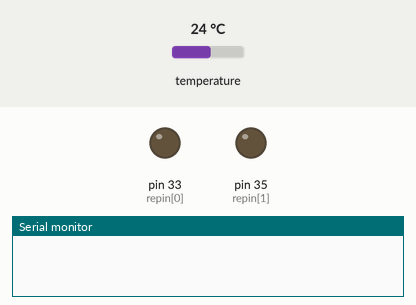
A sketch run on a simulated Arduino Mega 2560, built with avr-gcc and run on an emulated ATmega2560. Shown: output pins drawn as LEDs (lit = HIGH), the last lines printed to the serial monitor. Inputs (shaded band) come from the test bench; at power-on: temperature 24 °C. WiFi joins after 1.5 s; servers stay silent unless stated; uploads are accepted with an empty reply.

Above: at 2.7 s.
2.8 s: temperature set to 31.1 °C
17.4 s: temperature set to 32.4 °C
At 23.7 s:
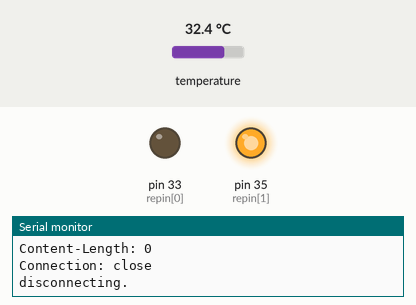
32.0 s: temperature set to 19 °C
At 34.9 s:
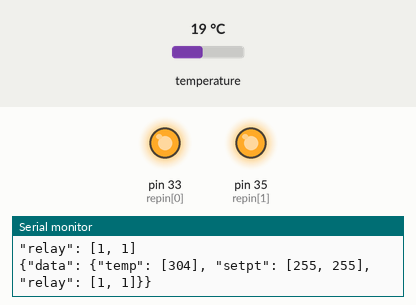
46.6 s: temperature set to 41 °C
At 58.6 s:
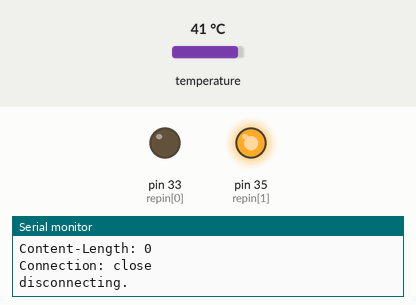
Timing chart, 0 to 60.1 s (numbered marks = the images above; inputs shaded):
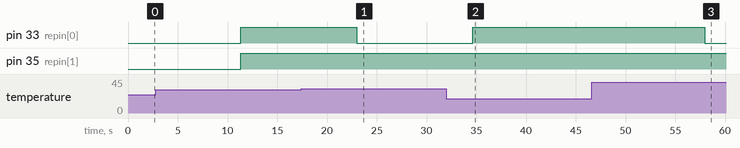

The sketch:

thermoc.ino
```cpp
 /*

 */
#include <EEPROM.h>
#include <OneWire.h>
#include <SPI.h>
#include <Ethernet.h>

#define APIKEY "xxxxxxxxxxxxxxxxxxx1NVxpVkhjNUI5RnlEVT0g" // your sitebuilt api key
#define FEEDID         "02130"// your feed ID
#define USERAGENT      "sitebuilt Arduino Example (83080)" // user agent is the project
byte mac[] = { 0xDE, 0xAD, 0xBE, 0xEF, 0xFE, 0xED};
IPAddress ip(10,0,1,79);//<<< ENTER YOUR IP ADDRESS HERE!!!
EthernetServer server(7777);
EthernetClient client;
IPAddress cosmserver(198,23,156,78);    // numeric IP for api.cosm.com
unsigned long lastConnectionTime = 0; // last time you connected to the server, in millis
boolean lastConnected = false; // state of the connection last time through the main loop
const unsigned long postingInterval = 10*1000; //delay between updates to Cosm.com

OneWire  ds(28);  // for due on pin 15 analog 1
float celsius, fahrenheit;
String jsn = "";
int jlen;
int nc=2;//number of circuits
int mb =10; //memory begin offset
int me = mb+nc;//memory loc 9 is mb-1 and
// if mb-1 > 175  then memorysetpt = ~72F if <90 ~52F
int hyst[] = {2,2,2,2}; //hysteresis
String tempstr = "";
String setptstr;
String relaystr;
String ostr = "";
int temp[7];
int setpt[7];
int relay[7];
int repin[] = {33,35,37,39};
char tempBuf[32] = {0};
int ctr = 0;
String readString;
boolean keepReading = false;

void setup() {
  // start serial port:
  Serial.begin(9600);
 // start the Ethernet connection:
  if (Ethernet.begin(mac) == 0) {
    Serial.println("Failed to configure Ethernet using DHCP");
    // DHCP failed, so use a fixed IP address:
    Ethernet.begin(mac, ip);
  }
    for (int j=0;j<nc;j++ ){
    pinMode(repin[j], OUTPUT);
  }
}

void loop() {
  // if there's incoming data from the net connection.
    getClientData();

  // if there's no net connection, but there was one last time
  // through the loop, then stop the client:
  if (!client.connected() && lastConnected) {
    Serial.println();
    Serial.println("disconnecting.");
    client.stop();
  }
  // if you're not connected, and ten seconds have passed since
  // your last connection, then connect again and send data:
  if(!client.connected() && (millis() - lastConnectionTime > postingInterval)) {
    Serial.println("meets conditions");
    updateSetpts();
   readTemps();
    readSetpts();
    setRelays();
    assembleData();
    sendData();
    lastConnectionTime = millis();
  }
  // store the state of the connection for next time through
  // the loop:
  lastConnected = client.connected();
}
void getClientData(){
    if (client.available()) {
        char c = client.read();
        Serial.print(c);
        //*
        if(c=='<'){keepReading=true;}
        if (keepReading){
          //Serial.print("X");
          readString += c;
        }
        if(c=='>'){keepReading=false;}
        //*/
    }
}

void  updateSetpts(){
    Serial.println("in update setpts");
    Serial.println(readString);

	int datapts;
	String ss;
	int newVal;
    int curVal;
    int idx;
  int pslen = readString.length()-2;
  Serial.print(pslen);
  Serial.println(" is the leghtn to readString");
  if(pslen>4){
	///*
	char ps[pslen];
	for (int i = 1; i<pslen+1; i++){
		//Serial.print(readString.charAt(i));
		ps[i-1]=readString.charAt(i);
	}
	Serial.println(ps);
    char *strings[pslen];
    char delims[] = ",";
    int k = 0;
    strings[k] = strtok( ps, delims );
    while( strings[k] != NULL  )
    {
        strings[++k] = strtok( NULL, delims );
    }
    datapts=k;

    //Serial.println(k);
    //Serial.println(pslen);
    //Serial.println(sizeof(strings));
    ///*

    for ( int j = 0; j < datapts; j++ )
    {
    	//Serial.println(strings[j]);
    	ss =strings[j];
    	idx= ss.substring(0,1).toInt();
    	if (idx<nc && idx>-1){//if new data is for sensors in play
	     	curVal = EEPROM.read(idx+mb);
	    	//Serial.println(curVal);
	        newVal= ss.substring(1,4).toInt();
	    	//Serial.println(newVal);
	        if(curVal != newVal){
				Serial.println("not the same");
				EEPROM.write(idx+mb, newVal);
                                delay(10);
	        }  else{
                  Serial.print(ss);
                  Serial.println("newVal is same as curVal");
                }
    	}else {
          Serial.println("sensor not implemented");
        }
    }
    //*/
    readString="";
  }

}

void readTemps(){
    //tempstr = "\"temperatures\": \"Device is not a DS18x20 family device.\"";
    //*
    byte i;
    byte present = 0;
    byte type_s;
    byte data[12];
    byte addr[8];
    tempstr = ""; //empty the tempstr
    ctr = 0;
    ds.reset_search();
    delay(250);
    while ( ds.search(addr)){

        Serial.print("ROM =");
        for( i = 0; i < 8; i++) {
        Serial.write(' ');
        Serial.print(addr[i], HEX);
        }
        if (OneWire::crc8(addr, 7) != addr[7]) {
          Serial.println("CRC is not valid!");
          tempstr = "\"temp\": \"CRC is not valid!\"";
          return;
        }
        Serial.println();
        // the first ROM byte indicates which chipi
        switch (addr[0]) {
        case 0x10:
          Serial.println("  Chip = DS18S20");  // or old DS1820
          type_s = 1;
          break;
        case 0x28:
          Serial.println("  Chip = DS18B20");
          type_s = 0;
          break;
        case 0x22:
          Serial.println("  Chip = DS1822");
          type_s = 0;
          break;
        default:
          Serial.println("Device is not a DS18x20 family device.");
          tempstr = "\"temp\": \"Device is not a DS18x20 family device.\"";
          return;
      }
      ds.reset();
      ds.select(addr);
      ds.write(0x44,1);         // start conversion, with parasite power on at the end
      delay(1000);     // maybe 750ms is enough, maybe not
      // we might do a ds.depower() here, but the reset will take care of it.
      present = ds.reset();
      ds.select(addr);
      ds.write(0xBE);         // Read Scratchpad
      Serial.print("  Data = ");
      Serial.print(present,HEX);
      Serial.print(" ");
      for ( i = 0; i < 9; i++) {           // we need 9 bytes
        data[i] = ds.read();
        Serial.print(data[i], HEX);
        Serial.print(" ");
      }
      Serial.print(" CRC=");
      Serial.print(OneWire::crc8(data, 8), HEX);
      Serial.println();
      // convert the data to actual temperature
      unsigned int raw = (data[1] << 8) | data[0];
      if (type_s) {
        raw = raw << 3; // 9 bit resolution default
        if (data[7] == 0x10) {
          // count remain gives full 12 bit resolution
          raw = (raw & 0xFFF0) + 12 - data[6];
        }
      } else {
        byte cfg = (data[4] & 0x60);
        if (cfg == 0x00) raw = raw << 3;  // 9 bit resolution, 93.75 ms
        else if (cfg == 0x20) raw = raw << 2; // 10 bit res, 187.5 ms
        else if (cfg == 0x40) raw = raw << 1; // 11 bit res, 375 ms
        // default is 12 bit resolution, 750 ms conversion time
      }
      // divide raw/16 for celsius and *9/5+32 for F but do it on sitebuilt
      //appends raw to json
          temp[ctr]=raw;
      ++ctr;
      tempstr= tempstr + raw + ", ";
      //do any formatting and float stuff on sitebuilt server
    }
    //out of while loop, no more addresses to read
    Serial.println("No more addresses.");
    Serial.println();
    tempstr = tempstr.substring(0,tempstr.length()-2);//strip the last ,
    tempstr = "\"temp\": [" +tempstr + "]";
    Serial.println(tempstr);
    //*/
        //tempstr = "\"temp\": [356, 344 ]";
}

void readSetpts(){
    setptstr="";
    for (int k=0;k<nc;k++ ){
        setpt[k]=EEPROM.read(k+mb);
        setptstr = setptstr + setpt[k] + ", ";
    }
    setptstr = setptstr.substring(0,setptstr.length()-2);//strip the last ,
    setptstr = "\"setpt\": [" +setptstr + "]";
    //setptstr = "\"setpt\": [300, 310]";
     Serial.println(setptstr);
}

void setRelays(){
    ///*
    relaystr="";
    for (int k=0;k<nc;k++ ){
        if(temp[k]>setpt[k]*2) {//if temps reached setpoint
            relay[k]=0;//record new state
            digitalWrite(repin[k], LOW); //turn off zone
        }
        if(temp[k]<setpt[k]*2-hyst[k]) {
            relay[k]=1;//record new state
            digitalWrite(repin[k], HIGH); //turn on zone
        }//if temp between those points don't do anything
        relaystr = relaystr + relay[k]+ ", ";
        String rt = "temp";
        rt += k; rt+=" is "; rt+=temp[k]; rt+=", setpt-delay=";rt+=setpt[k]*2 - hyst[k];
        Serial.println(rt);
        //Serial.println('temp'+ k +'is ' + temp[k] + ', setpt - delay = '+ setpt[k]*2 - hyst[k])
    }
    relaystr = relaystr.substring(0,relaystr.length()-2);//strip the last ,
    relaystr = "\"relay\": [" +relaystr + "]";
    Serial.println(relaystr);
    //*/
     //relaystr = "\"relay\": [1, 0]";
}

void assembleData(){
    jsn = "{\"data\": {" + tempstr + ", " + setptstr + ", " + relaystr + "}}";
    jlen = jsn.length();
    Serial.println(jsn);
}

// this method makes a HTTP connection to the server:
void sendData() {
  // if there's a successful connection:
  if (client.connect(cosmserver, 80)) {
    Serial.println("connecting...");
    // send the HTTP PUT request:
    client.print("PUT /feeds/getnoise2.php");
    //client.print(FEEDID);
    client.println(" HTTP/1.1");
    client.println("Host: api.cosm.com");
    client.print("X-ApiKey: ");
    client.println(APIKEY);
    client.print("User-Agent: ");
    client.println(USERAGENT);
    client.print("Content-Length: ");
    // calculate the length of the sensor reading in bytes:
    // 8 bytes for "sensor1," + number of digits of the data:
    //int thisLength = 8 + getLength(thisData);
    client.println(jlen);
    // last pieces of the HTTP PUT request:
    client.println("Content-Type: application/json");
    client.println("Connection: close");
    client.println();
    client.println(jsn);

  }
  else {
    // if you couldn't make a connection:
    Serial.println("connection failed");
    Serial.println();
    Serial.println("disconnecting.");

    client.stop();
  }
   // note the time that the connection was made or attempted:
}
```

Measured:
- the behaviour switches between 31.7 and 31.8 °C on temperature (found by bisection; images 0 and 1)
- after the input at 17.4 s, pin 33 (repin[0]): HIGH → LOW after 5.6 s
- after the input at 32.0 s, pin 33 (repin[0]): LOW → HIGH after 2.6 s
- after the input at 46.6 s, pin 33 (repin[0]): HIGH → LOW after 11.4 s
